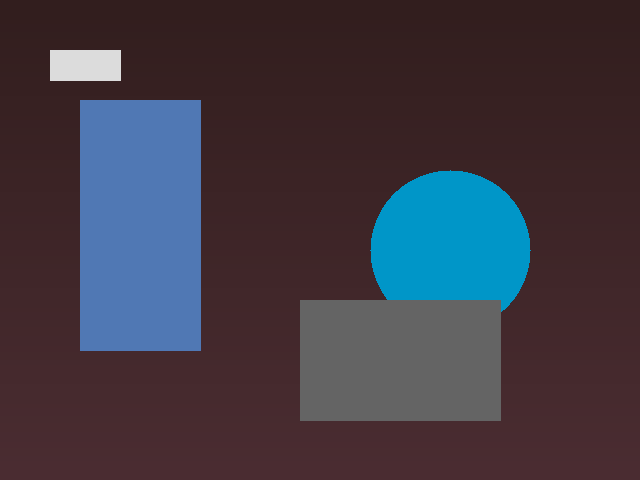
#> input picture labs/jour3/test_image.png, 640 x 480 px, found by its file name
$ python setup_images.py
#> lines starting #> are read from the running program, lines starting #| are printed output that depends on the picture
"""Prépare les images utilisées par le lab du Jour 1.

Le script tente d'abord de télécharger une image publique simple. Si le
téléchargement échoue, il génère localement une scène synthétique. Dans les
deux cas, l'objectif est de fournir aux étudiants des images stables pour
tester OpenCV : lecture, histogramme, seuillage, contours et amélioration de
contraste.
"""
from pathlib import Path

import cv2
import numpy as np


# Graine fixe pour que les images générées soient identiques d'une machine à
# l'autre. Cela facilite la correction et la comparaison des résultats.
RNG_SEED = 42


def download_test_image() -> str:
    """Tente de télécharger une image d'exemple ; retourne un chemin ou ""."""
    # Cette image sert uniquement de support visuel optionnel. Le reste du
    # cours ne dépend pas d'elle : en cas d'échec réseau, on génère une scène.
    url = (
        "https://upload.wikimedia.org/wikipedia/commons/thumb/4/47/"
        "PNG_transparency_demonstration_1.png/280px-PNG_transparency_demonstration_1.png"
    )
    out = Path(__file__).parent / "assets" / "test_image.png"
    try:
        import urllib.request

        # `urlretrieve` suffit ici car l'image est optionnelle. Contrairement
        # aux modèles lourds, un échec de téléchargement n'arrête pas le lab.
        urllib.request.urlretrieve(url, str(out))
#> (this line was passed over: the network is not available in this run)
        img = cv2.imread(str(out))
#> img is the input picture: shape (480, 640, 3); mean B, G, R 68.3, 57.7, 64
        if img is not None:
            print(f"Downloaded test image: {out}")
            return str(out)
    except Exception:
        # Échec volontairement silencieux : la génération locale prend le relai.
        pass
    return ""


def generate_test_image() -> str:
    """Crée une scène synthétique réaliste avec formes, texte et bruit."""
    rng = np.random.default_rng(RNG_SEED)

    # Image couleur BGR OpenCV de taille 300x400. Le fond noir initial permet
    # de construire progressivement une scène contrôlée.
    img = np.zeros((300, 400, 3), dtype=np.uint8)

    # Fond en léger dégradé : cela rend l'histogramme moins trivial qu'une
    # image totalement noire, et prépare l'analyse de contraste.
    for i in range(300):
        img[i, :] = [int(20 + 0.1 * i), int(20 + 0.05 * i), int(40 + 0.15 * i)]

    # Grand rectangle blanc : objet facile à segmenter par seuillage.
    cv2.rectangle(img, (30, 40), (180, 200), (255, 255, 255), -1)

    # Cercle coloré : forme alternative utile pour les contours et HOG/SIFT.
    cv2.circle(img, (300, 150), 60, (255, 200, 0), -1)

    # Formes secondaires : elles rendent l'image plus proche d'une scène réelle.
    cv2.rectangle(img, (200, 20), (260, 70), (0, 165, 255), 3)
    cv2.ellipse(img, (100, 250), (50, 30), 0, 0, 360, (128, 255, 128), -1)

    # Texte : ajoute des bords fins et de la texture pour les descripteurs.
    cv2.putText(img, "CV Lab", (220, 260), cv2.FONT_HERSHEY_SIMPLEX, 0.8, (255, 255, 255), 2)

    # Bruit faible : évite une image trop artificielle tout en restant stable.
    noise = rng.integers(0, 20, img.shape, dtype=np.uint8)
    img = cv2.add(img, noise)
    out = Path(__file__).parent / "assets" / "test_scene.png"
    cv2.imwrite(str(out), img)
    print(f"Generated test image: {out}")
    return str(out)


def generate_low_contrast_image() -> str:
    """Crée une image sombre et peu contrastée pour `equalizeHist`."""
    rng = np.random.default_rng(RNG_SEED + 1)
    img = np.zeros((200, 300, 3), dtype=np.uint8)

    # Les rectangles ont des intensités proches du fond. L'objectif est de
    # montrer qu'un prétraitement d'égalisation peut faire ressortir les détails.
    for _ in range(5):
        x1 = int(rng.integers(10, 200))
        y1 = int(rng.integers(10, 150))
        x2 = int(rng.integers(x1 + 20, 280))
        y2 = int(rng.integers(y1 + 20, 180))
        val = int(rng.integers(30, 70))
        cv2.rectangle(img, (x1, y1), (x2, y2), (val, val, val), -1)
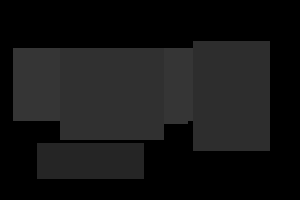
#> img: shape (200, 300, 3); min 0, max 53, mean 21.3
    noise = rng.integers(0, 10, img.shape, dtype=np.uint8)
    img = cv2.add(img, noise)
    out = Path(__file__).parent / "assets" / "test_low_contrast.png"
    cv2.imwrite(str(out), img)
    print(f"Generated low-contrast image: {out}")
    return str(out)


if __name__ == "__main__":
    # Point d'entrée manuel : prépare tous les fichiers attendus par le cours.
    (Path(__file__).parent / "assets").mkdir(parents=True, exist_ok=True)
    download_test_image() or generate_test_image()
    generate_low_contrast_image()
    print("All test images ready in labs/jour1/assets/")
